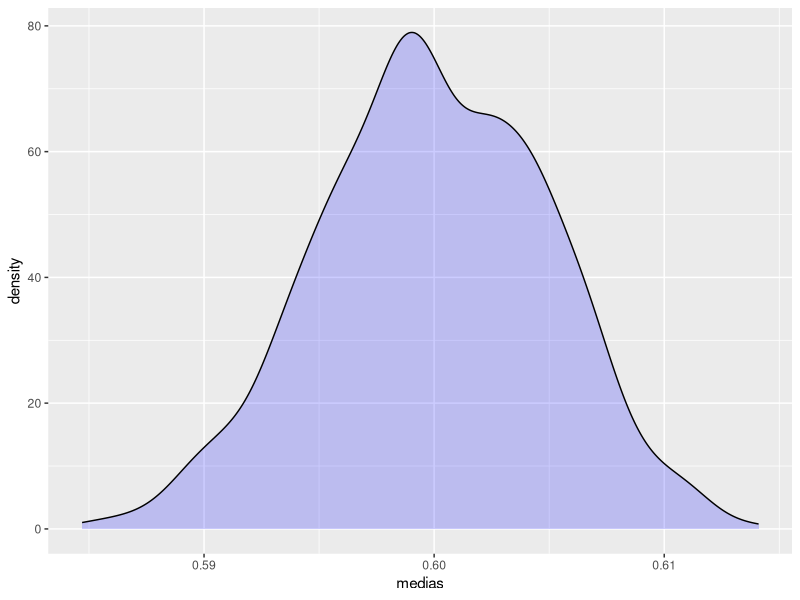

Write R code to recreate this figure.
## ---- chunk 1
library(tidyverse)
## ---- chunk 2
set.seed(42)
pop <- rbinom(1000*10000, 1, prob=.6)
amostras <- matrix(pop, nrow=1000)
medias <- rowMeans(amostras)
medias <- tibble(medias)
# Density plot
medias |>
  ggplot(aes(x=medias)) +
  geom_density(fill="blue", alpha=.2)
